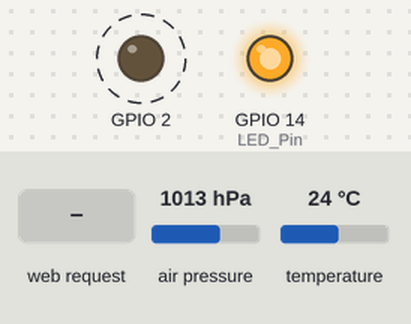
Simulated run of this sketch. Board: ESP8266 (NodeMCU). Parts: output pins drawn as LEDs (lit = HIGH). Dashed ring = blinking. Inputs (shaded band) come from the test bench; at power-on: temperature 24 °C, air pressure 1013 hPa. WiFi joins after 1.5 s; servers stay silent unless stated; EEPROM starts erased; what the sketch prints to the serial monitor is not drawn.

Above: at 6.2 s.
6.3 s: temperature set to 40.3 °C
9.8 s: temperature set to 41.4 °C
At 11.9 s:
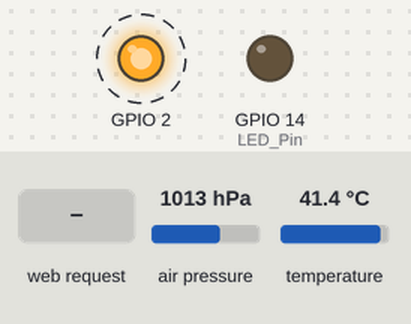
19.2 s: HTTP request GET /LEDOFF received
At 20.0 s:
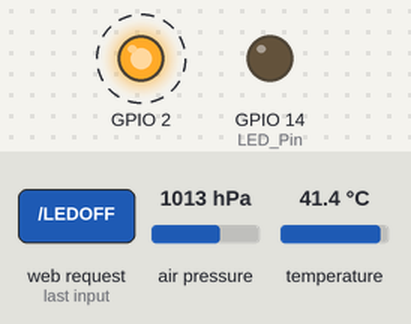
22.7 s: temperature set to 39.3 °C
26.2 s: temperature set to 38.3 °C
At 28.1 s:
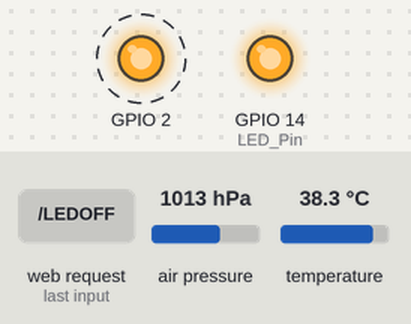
Timing chart, 0 to 30.7 s (numbered marks = the images above; inputs shaded):
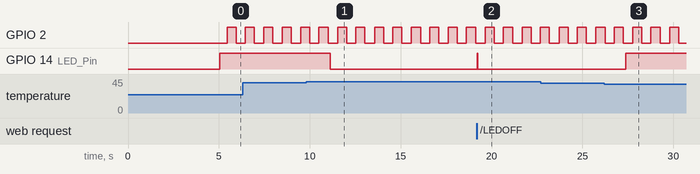

Measured:
- the behaviour switches between 40.9 and 41 °C on temperature (found by bisection; images 0 and 1)
- the behaviour switches between 39 and 38.9 °C on temperature (found by bisection; images 2 and 3)
- after the input at 9.8 s, GPIO 14 (LED_Pin): HIGH → LOW after 1.3 s
- after the input at 19.2 s, GPIO 14 (LED_Pin): LOW → HIGH at once, → LOW 0.03 s later
- after the input at 26.2 s, GPIO 14 (LED_Pin): LOW → HIGH after 1.2 s
- by itself, GPIO 2: alternates HIGH for 0.50 s and LOW for 0.50 s

The sketch:

EspFanTemp.ino
```cpp
/*
 * Sketch: ESP8266_LED_Control_06_Station_Mode_with_mDNS_and_wifiManager
 * Control an LED from a web browser
 * Intended to be run on an ESP8266
 */

#include <Wire.h>
#include <Adafruit_Sensor.h>
#include <Adafruit_BMP085_U.h>

#include <ESP8266WiFi.h>
//#include <DNSServer.h>
#include <ESP8266WebServer.h>
#include <WiFiManager.h>

#include <ESP8266WiFi.h>
#include <ESP8266mDNS.h>
#include <EEPROM.h>

// change these values to match your network
char ssid[] = "marius1";       //  your network SSID (name)
char pass[] = "*************";    // your network password

WiFiServer server(80);

String header = "HTTP/1.1 200 OK\r\nContent-Type: text/html\r\n\r\n";
String html_1 = "<!DOCTYPE html><html><head><meta http-equiv='refresh' content='18; URL='/'' /><meta name='viewport' content='width=device-width, initial-scale=1.0'/><meta charset='utf-8'><style>body {font-size:140%;} #main {display: table; margin: auto;  padding: 0 10px 0 10px; } h2,{text-align:center; } .button { padding:10px 10px 10px 10px; width:100%;  background-color: #4CAF50; font-size: 120%;}</style><title>FAN SERTAR</title></head><body><div id='main'><h2>SERTAR FAN</h2>";
String html_2 = "";
String html_4 = "</div></body></html>";

String request = "";
int LED_Pin = 14;

#define BMP085_ADDRESS 0x77
// Adafruit_BME280 bme;

//#define SEALEVELPRESSURE_HPA (1013.25)

Adafruit_BMP085_Unified bmp = Adafruit_BMP085_Unified(10085);

#define FAN_ON  LOW
#define FAN_OFF HIGH

void scan(void);
float read_eprom();
void write_eprom(float temp);
static float temp_limit=40.0;
void setup()
{
    EEPROM.begin(512);
    pinMode(LED_Pin, OUTPUT);
    pinMode(2, OUTPUT);
    digitalWrite(LED_Pin, 0);

    Wire.begin(4,5);
    Serial.begin(115200);
    delay(500);
    Serial.println(F("Serial started at 115200"));
    Serial.println();
    scan();


    // We start by connecting to a WiFi network
    Serial.print(F("Connecting to "));  Serial.println(ssid);
    WiFi.begin(ssid, pass);

    while (WiFi.status() != WL_CONNECTED)
    {
        Serial.print(".");    delay(500);
    }
    Serial.println("");
    Serial.println(F("[CONNECTED]"));
    Serial.print("[IP ");
    Serial.print(WiFi.localIP());
    Serial.println("]");

    // WiFiManager
    WiFiManager wifiManager;
    IPAddress _ip = IPAddress(192,168,1, 229);
    IPAddress _gw = IPAddress(192,168,1, 1);
    IPAddress _sn = IPAddress(255, 255, 255, 0);
    //end-block2

    wifiManager.setSTAStaticIPConfig(_ip, _gw, _sn);

    wifiManager.autoConnect("marius1","---------");


    // or use this for auto generated name ESP + ChipID
    //wifiManager.autoConnect();

    // if you get here you have connected to the WiFi
    Serial.println("Connected.");


    if (!MDNS.begin("esp8266"))   {  Serial.println("Error setting up MDNS responder!");  }
    else                          {  Serial.println("mDNS responder started");  }
    server.begin();
    Serial.println("Server started");


    // int status = bme.begin(0x77);
    // if (!status) {
    //  Serial.println("Could not find a valid BME280 sensor, check wiring!");
    //  while (1);
    // }//

    if(!bmp.begin())
    {
        /* There was a problem detecting the BMP085 ... check your connections */
        Serial.print("Ooops, no BMP085 detected ... Check your wiring or I2C ADDR!");
        while(1);
    }

    temp_limit=read_eprom();
    write_eprom(temp_limit);


} // void setup()

typedef struct thp{
    float temp;
    float pres;
    float alt;

}thp;

void printValues(thp* t) ;
static int k=0;

static thp t={0,0,0};
int ledstate=0;

char out[32];
int TOGLE=0;

void loop()
{

    // Check if a client has connected
    WiFiClient client = server.available();


    if (client)
    {
        // Read the first line of the request
        request = client.readStringUntil('\r');

        Serial.println("request:");
        Serial.println(request);

        if    ( request.indexOf("LEDON") > 0 )  {
            digitalWrite(LED_Pin, FAN_ON);
            ledstate=1;
        }
        else if  ( request.indexOf("LEDOFF") > 0 ) {
            digitalWrite(LED_Pin, FAN_OFF);
            ledstate=0;
        }
        else if  ( request.indexOf("TEMP") > 0 ) {
            int index = request.indexOf("=");
            if(index>0)
            {
                String val =request.substring(index+1);

                temp_limit = val.toFloat();
                write_eprom(temp_limit);
                Serial.println(val);
            }

        }


        // Get the LED pin status and create the LED status message
        if (digitalRead(LED_Pin) == FAN_ON)
        {
            // the LED is on so the button needs to say turn it off
            html_2 = "<form id='F1' action='LEDOFF'><input class='button' style='background-color: #3F3;' type='submit' value='TURN OFF FAN' ></form><hr>";
            ledstate=1;
        }
        else
        {
            // the LED is off so the button needs to say turn it on
            html_2 = "<form id='F1' action='LEDON'><input class='button' style='background-color: #666;' type='submit' value='TURN ON FAN' ></form><hr>";
            ledstate=0;
        }
        temp_limit = read_eprom();
        html_2.concat("<form action='/' id='F2' method='GET' ><input type='text' name='TEMP' value='");
        sprintf(out,"%2.3f",temp_limit);
        html_2.concat(out);
        html_2.concat("'><input class='button' type='submit' value='SETTEMP' ></form><br>");
        html_2.concat("<div style='font-size:2em';border:1px solid black;>");

        if(t.temp){
            sprintf(out,"%2.3fC",t.temp);
            html_2.concat("<li>Temp:");html_2.concat(out);
            sprintf(out,"%2.3fHPa",t.pres);
            html_2.concat("<li>Pres:");html_2.concat(out);
            sprintf(out,"%2.3fm",t.alt);
            html_2.concat("<li>Alt:");html_2.concat(out);
            sprintf(out,"%2.3fC",temp_limit);
            html_2.concat("<li><font color='red'>Trigger:");html_2.concat(out);
        }
        html_2.concat("</font></div>");

        client.flush();

        client.print( header );
        client.print( html_1 );
        client.print( html_2 );
        client.print( html_4);

        delay(5);

        // The client will actually be disconnected when the function returns and 'client' object is detroyed

    }
    if(k++%20==0){
        t.temp=0;
        printValues(&t);
        if(t.temp>0)
        {
            if(t.temp >= temp_limit+1.0f)
            {
                ledstate=1;
                digitalWrite(LED_Pin, FAN_ON);
                Serial.print("FAN ON");
            }
            else if(t.temp < temp_limit-1.0f)
            {
                digitalWrite(LED_Pin, FAN_OFF);
                ledstate=0;
                Serial.print("FAN OFF");
            }
        }
    }
    if(k%5==0)
        digitalWrite(2, TOGLE=!TOGLE);
    delay(100);

} // void loop()


void printValues(thp* t)
{

    sensors_event_t event;
    bmp.getEvent(&event);
    if (event.pressure)
    {
        /* Display atmospheric pressue in hPa */
        //Serial.print("Pressure:    ");
        //Serial.print(event.pressure);
        t->pres=event.pressure;
        //Serial.println(" hPa");
        bmp.getTemperature(&t->temp);
        //Serial.print("Temperature: ");
        //Serial.print(t->temp);
        //Serial.println(" C");
        float seaLevelPressure = SENSORS_PRESSURE_SEALEVELHPA;
        //Serial.print("Altitude:    ");
        t->alt=bmp.pressureToAltitude(seaLevelPressure,
                                      event.pressure);
        //Serial.print(t->alt);
        //Serial.println(" m");
        //Serial.println("");
    }
}


void scan(void)
{
    byte error, address;
    int nDevices;

    Serial.println("Scanning...");

    nDevices = 0;
    for(address = 1; address < 127; address++ )
    {
        // The i2c_scanner uses the return value of
        // the Write.endTransmisstion to see if
        // a device did acknowledge to the address.
        Wire.beginTransmission(address);
        error = Wire.endTransmission();

        if (error == 0)
        {
            Serial.print("I2C device found at address 0x");
            if (address<16)
                Serial.print("0");
            Serial.print(address,HEX);
            Serial.println("  !");

            nDevices++;
        }
    }
    if (nDevices == 0)
        Serial.println("No I2C devices found\n");
    else
        Serial.println("done\n");
    delay(3000);

}


float read_eprom(void)
{
    String strText;
    char byte= EEPROM.read(0x0F);
    if(byte!=0x5A)
    {
        EEPROM.write(0x0f,0x5A);
        return 40.0;
    }
    for(int i=1;i<16;i++)
    {
        strText = strText + char(EEPROM.read(0x0F+i));
    }
    return strText.toFloat();
}


void write_eprom(float temp)
{
    char eprom[16]={0};

    EEPROM.write(0x0f,0x5A);
    sprintf(eprom,"%2.3f",temp);
    for(int i=1;i<16;i++)
    {
        EEPROM.write(0x0F+i, eprom[i-1]);
    }
}
```
